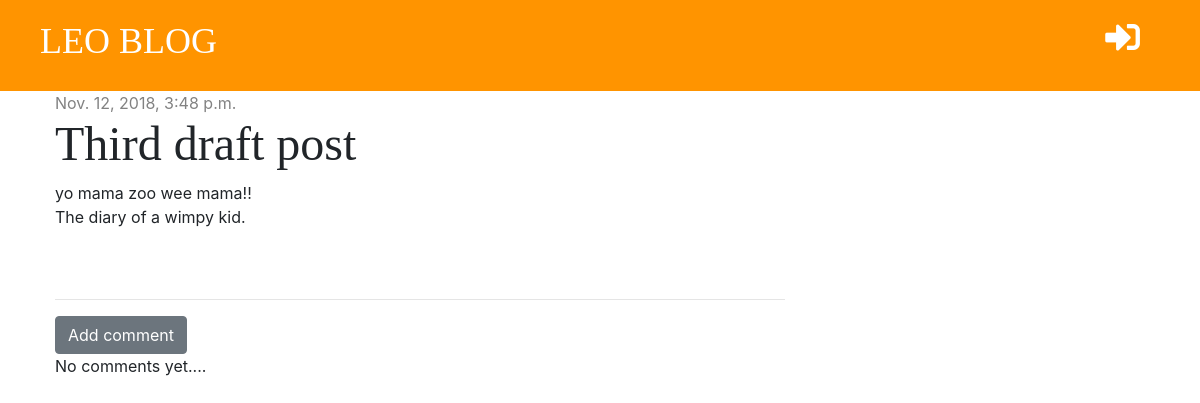
The page /post/8/ on the database its author committed.
### blog/models.py (models this page shows, shortened)
class Post(models.Model):
    author = models.ForeignKey('auth.User', on_delete=models.CASCADE)
    title = models.CharField(max_length=200)
    text = models.TextField()
    created_date = models.DateTimeField(default=timezone.now)
    published_date = models.DateTimeField(blank=True, null=True)

### blog/views.py (the view)
# urls.py: path('post/<int:pk>/', views.post_detail, name='post_detail'),
def post_detail(request, pk):
    post = get_object_or_404(Post, pk=pk)
    stuff_for_frontend = {'post': post}
    return render(request, 'blog/post_detail.html', stuff_for_frontend)

### blog/templates/blog/post_detail.html (shortened to what this page needs)
{% extends 'blog/base.html' %}
{% block content %}
    <div class="post">
        {% if post.published_date %}
            <div class="date">
                {{ post.published_date }}
            </div>
        {% else %}
            <a href="{% url 'post_publish' pk=post.pk %}" class="btn btn-primary">Publish</a>
        {% endif %}
        <h1>{{ post.title }}</h1>
        <p>{{ post.text|linebreaksbr }}</p>
    </div>
    <hr>
    <a href="{% url 'add_comment_to_post' pk=post.pk %}" class="btn btn-secondary">Add comment</a>
    {% for comment in post.comments.all %}
        {% if user.is_authenticated or comment.approved %}
            <div class="comment">
                <div class="date">
                    {{ comment.created_date }}
                </div>
                {% if not comment.approved and user.is_superuser %}
                    <a href="{% url 'comment_approve' pk=comment.pk %}"><i class="fas fa-check"></i></a>
                    <a href="{% url 'comment_remove' pk=comment.pk%}"><i class="fas fa-trash"></i></a>
                {% endif %}
                    <strong>{{ comment.author }}</strong>
                    <p>{{ comment.text }}</p>
            </div>
        {% endif %}
    {% empty %}
            <p>No comments yet....</p>
    {% endfor %}
{% endblock %}

### blog/static/css/blog.css (style rules this page uses)
h1, h2, h3, h4 { font-family: 'tangerine', 'Inconsolata', 'Droid Sans', serif; font-size: 48px; }
.date { color: #828282; }
.post { margin-bottom: 70px; }

### rows shown on the page
Post: published_date "Nov. 12, 2018, 3:48 p.m.", title "Third draft post", text "yo mama zoo wee mama!! The diary of a wimpy kid."
